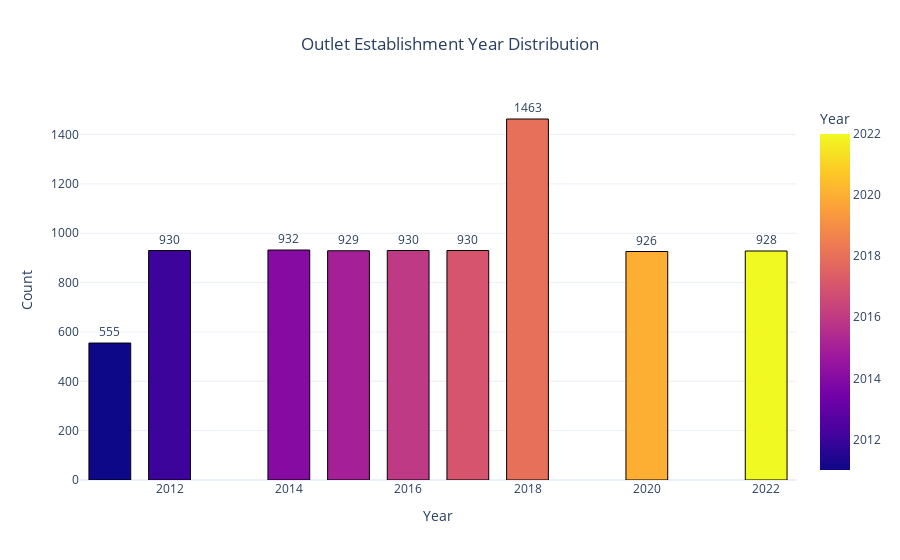

The code cell stored with this chart in its notebook:
### Code cell
import plotly.express as px

# Create a count plot for 'Outlet Establishment Year' using Plotly
# First, we create a DataFrame with counts and sort it
year_counts = df['Outlet Establishment Year'].value_counts().reset_index()
year_counts.columns = ['Year', 'Count']  # Rename columns for clarity
year_counts.sort_values('Year', inplace=True)  # Sort by Year

# Create a histogram with multi-colors
fig = px.bar(
    year_counts, 
    x='Year', 
    y='Count', 
    title='Outlet Establishment Year Distribution',
    color='Year',  # Use Year for color differentiation
    color_discrete_sequence=px.colors.qualitative.Plotly  # Use a qualitative color palette
)

# Update the layout for aesthetics
fig.update_layout(
    xaxis_title='Year',
    yaxis_title='Count',
    title_x=0.5,  # Center the title
    template='plotly_white',  # Use a white theme
    bargap=0.3,  # Add space between bars
    plot_bgcolor='white',  # White plot background
    paper_bgcolor='white',  # White paper background
)

# Adding labels on top of the bars
fig.update_traces(
    texttemplate='%{y}',  # Show the count value
    textposition='outside',  # Position text above the bars
    marker=dict(line=dict(color='black', width=1))  # Add black border around bars
)

# Customize hover information
fig.update_traces(hoverinfo='x+y', hovertemplate='Year: %{x}<br>Count: %{y}<extra></extra>')

# Show the plot
fig.show()

### Figure 1 — Plotly figure (JSON) as saved in the notebook; plotly's stock layout.template omitted (floating-point values rounded to 4 significant figures)
{"data": [{"alignmentgroup": "True", "hoverinfo": "x+y", "hovertemplate": "Year: %{x}<br>Count: %{y}<extra></extra>", "legendgroup": "", "marker": {"color": [2011, 2012, 2014, 2015, 2016, 2017, 2018, 2020, 2022], "coloraxis": "coloraxis", "line": {"color": "black", "width": 1}, "pattern": {"shape": ""}}, "name": "", "offsetgroup": "", "orientation": "v", "showlegend": false, "textposition": "outside", "texttemplate": "%{y}", "type": "bar", "x": [2011, 2012, 2014, 2015, 2016, 2017, 2018, 2020, 2022], "xaxis": "x", "y": [555, 930, 932, 929, 930, 930, 1463, 926, 928], "yaxis": "y"}], "layout": {"bargap": 0.3, "barmode": "relative", "coloraxis": {"colorbar": {"title": {"text": "Year"}}, "colorscale": [[0, "#0d0887"], [0.1111, "#46039f"], [0.2222, "#7201a8"], [0.3333, "#9c179e"], [0.4444, "#bd3786"], [0.5556, "#d8576b"], [0.6667, "#ed7953"], [0.7778, "#fb9f3a"], [0.8889, "#fdca26"], [1, "#f0f921"]]}, "legend": {"tracegroupgap": 0}, "paper_bgcolor": "white", "plot_bgcolor": "white", "title": {"text": "Outlet Establishment Year Distribution", "x": 0.5}, "xaxis": {"anchor": "y", "domain": [0, 1], "title": {"text": "Year"}}, "yaxis": {"anchor": "x", "domain": [0, 1], "title": {"text": "Count"}}}}
